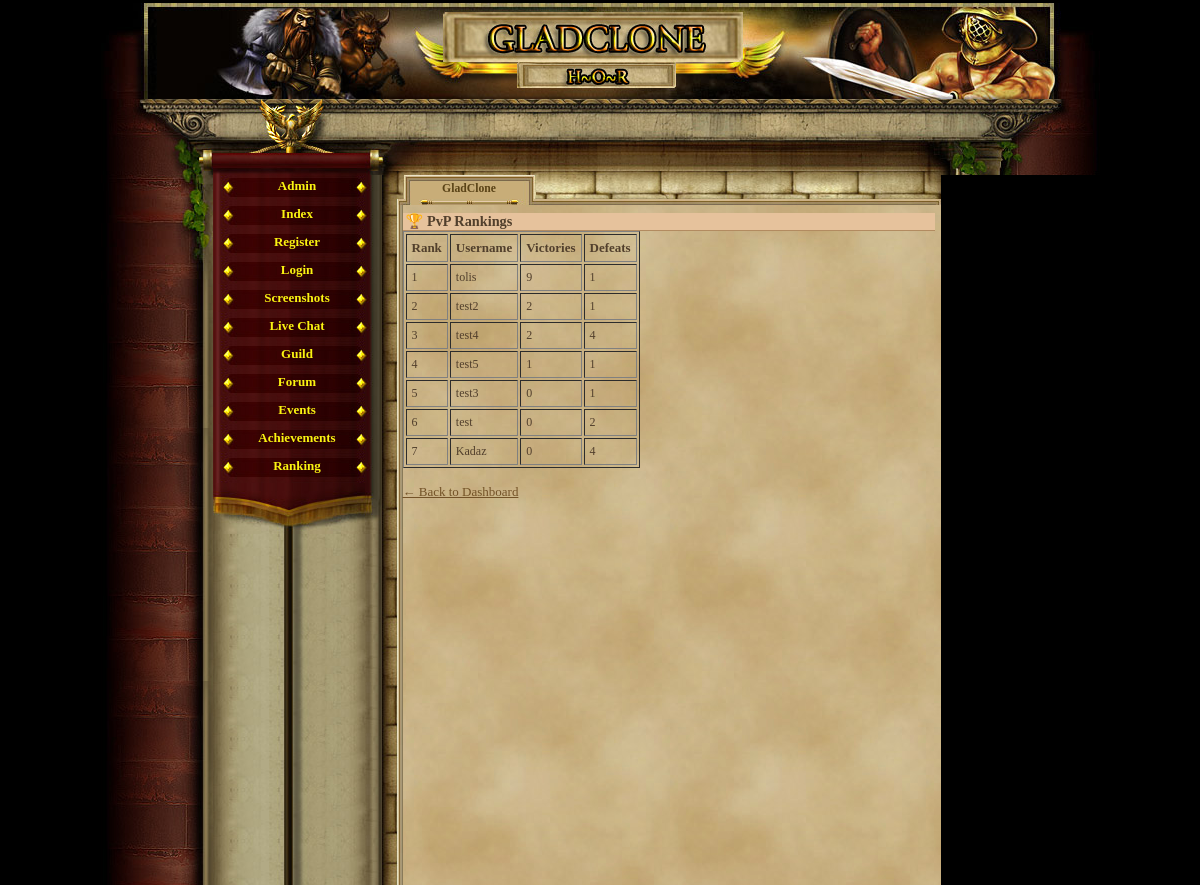
Page /ranking2.php (signed in) on the earlier database version.
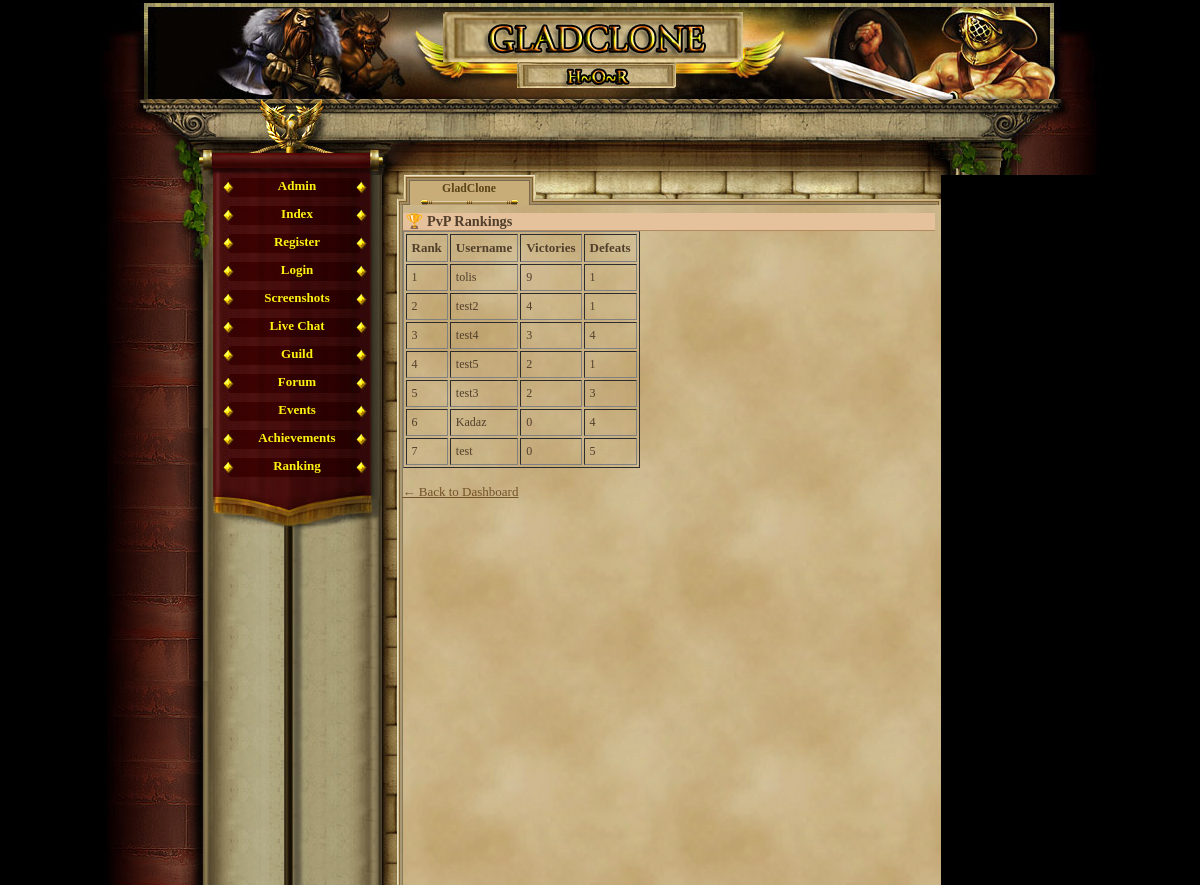
Same page on the later database version.
### tables this page shows
CREATE TABLE `gracze` (
  `id` int(11) NOT NULL AUTO_INCREMENT,
  `gracz` int(11) NOT NULL DEFAULT '0',
  `login` varchar(24) NOT NULL,
  `haslo` varchar(40) NOT NULL,
  `email` varchar(40) NOT NULL,
  `plec` tinyint(4) NOT NULL DEFAULT '0',
  `avatar` tinyint(4) NOT NULL DEFAULT '1',
  `pregunta` text NOT NULL,
  `respuesta` text NOT NULL,
  `rank` int(1) NOT NULL DEFAULT '1',
  `nivel` int(1) NOT NULL DEFAULT '1',
  `exp` int(1) NOT NULL DEFAULT '0',
  `exp_max` int(1) NOT NULL DEFAULT '10',
  `honor` int(1) NOT NULL DEFAULT '0',
  `fama` int(1) NOT NULL DEFAULT '0',
  `victorias` int(1) NOT NULL DEFAULT '0',
  `perdidas` int(1) NOT NULL DEFAULT '0',
  `oro_robado` int(1) NOT NULL DEFAULT '0',
  `oro_perdido` int(1) NOT NULL DEFAULT '0',
  `atak` int(5) NOT NULL DEFAULT '0',
  `obrona` int(3) NOT NULL DEFAULT '0',
  `sila` int(1) NOT NULL DEFAULT '5',
  `sila_i` int(1) NOT NULL DEFAULT '0',
  `sila_max` int(1) NOT NULL DEFAULT '10',
  `zrecznosc` int(1) NOT NULL DEFAULT '5',
  `zrecznosc_i` int(1) NOT NULL DEFAULT '0',
  `zrecznosc_max` int(1) NOT NULL DEFAULT '10',
  `wyrzymalosc` int(1) NOT NULL DEFAULT '5',
  `wyrzymalosc_i` int(1) NOT NULL DEFAULT '0',
  `wyrzymalosc_max` int(1) NOT NULL DEFAULT '10',
  `constitucion` int(1) NOT NULL DEFAULT '5',
  `constitucion_i` int(1) NOT NULL DEFAULT '0',
  `constitucion_max` int(1) NOT NULL DEFAULT '10',
  `carisma` int(1) NOT NULL DEFAULT '5',
  `carisma_i` int(1) NOT NULL DEFAULT '0',
  `carisma_max` int(1) NOT NULL DEFAULT '10',
  `inteligencja` int(1) NOT NULL DEFAULT '5',
  `inteligencja_i` int(1) NOT NULL DEFAULT '0',
  `inteligencja_max` int(1) NOT NULL DEFAULT '10',
  `mdchance` int(1) NOT NULL DEFAULT '0',
  `dhchance` int(1) NOT NULL DEFAULT '0',
  `ctchance` int(1) NOT NULL DEFAULT '0',
  `zycie` int(100) NOT NULL DEFAULT '100',
  `zycie_max` int(100) NOT NULL DEFAULT '100',
  `obrazenia_min` int(1) NOT NULL DEFAULT '0',
  `obrazenia_max` int(3) NOT NULL DEFAULT '2',
  `zloto` int(100) NOT NULL DEFAULT '150',
  `zloto_skarbiec` int(11) NOT NULL,
  `punkty` int(11) NOT NULL,
  `pracuje` int(11) NOT NULL,
  `ostatnia_walka_pvp` int(11) NOT NULL,
  `ostatnia_walka_pvc` int(11) NOT NULL,
  `ostatnio_zregenerowano` int(11) NOT NULL,
  `titulo` varchar(24) NOT NULL DEFAULT 'Newbie',
  `arena_level` int(11) NOT NULL,
  `rubies` int(11) NOT NULL DEFAULT '0',
  `centurion_time` int(11) NOT NULL,
  `reportes` int(1) NOT NULL DEFAULT '0',
  `mensajes` int(1) NOT NULL DEFAULT '0',
  `noticias` int(1) NOT NULL DEFAULT '0',
  `bendicion1_type` int(11) NOT NULL,
  `bendicion1_time` int(11) NOT NULL,
  `bendicion2_type` int(11) NOT NULL,
  `bendicion2_time` int(11) NOT NULL,
  `bendicion3_type` int(11) NOT NULL,
  `bendicion3_time` int(11) NOT NULL,
  `bendicion4_type` int(11) NOT NULL,
  `bendicion4_time` int(11) NOT NULL,
  `ostatnia_aktywnosc` int(11) NOT NULL DEFAULT '0',
  `username_locked` tinyint(1) NOT NULL DEFAULT '0',
  `lock_login` tinyint(1) NOT NULL DEFAULT '0',
  `is_admin` tinyint(1) NOT NULL DEFAULT '0',
  `title` varchar(100) DEFAULT NULL,
  `is_banned` tinyint(1) NOT NULL DEFAULT '0',
  PRIMARY KEY (`id`),
  UNIQUE KEY `login` (`login`)
);

### ranking2.php (the view, shortened to what this page needs)
<?php
require_once('var/ustawienia.php');
require_once('gora_strony.php');
require_once('menu_l.php');
echo "<h2>🏆 PvP Rankings</h2>";
echo "<table border='1' cellpadding='5'><tr><th>Rank</th><th>Username</th><th>Victories</th><th>Defeats</th></tr>";
$result = $conn->query("SELECT login, victorias, perdidas FROM gracze ORDER BY victorias DESC, perdidas ASC LIMIT 50");
$rank = 1;
while ($row = $result->fetch_assoc()) {
    echo "<tr>
        <td>{$rank}</td>
        <td>" . htmlspecialchars($row['login']) . "</td>
        <td>{$row['victorias']}</td>
        <td>{$row['perdidas']}</td>
    </tr>";
    $rank++;
}
echo "</table><br><a href='index.php'>← Back to Dashboard</a>";
?>

Differences in the rows shown:
changed gracze "test2": victorias "2" → "4"
changed gracze "test4": victorias "2" → "3"
changed gracze "test5": victorias "1" → "2"
changed gracze "test3": victorias "0" → "2"; perdidas "1" → "3"
shown differently, row unchanged: gracze "Kadaz": moves up the list
changed gracze "test": perdidas "2" → "5"
